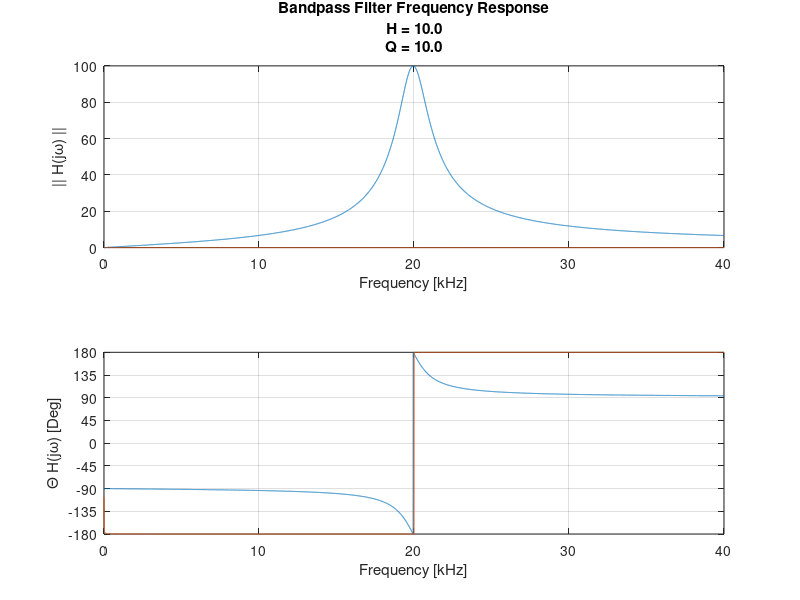

MATLAB code to generate this figure:
% Author: Joshua Simmons
%
% Date: October 22, 2015
%
% Desciption: Selects the R and C values for a Multiple Feedback BPF.

clear all;
close all;
clc;

%%%%%%%%%%%%%%%%%%%%%%%%%%%%%%%%%%%%%%%%%%%%%%%%%
%%%%%%%%%%%%%%%%%% USER INPUT %%%%%%%%%%%%%%%%%%%
%%%%%%%%%%%%%%%%%%%%%%%%%%%%%%%%%%%%%%%%%%%%%%%%%

fMid = 20E+3;% Mid frequency

% NOTE: The circuit gain at fMid is H*Q
H = 10;% Partial gain at the mid frequency
Q = 10;% Quality factor

C3 = 8E-6;% You must pick C3. You will need to change it to get the
           % frequency response you like.

%%%%%%%%%%%%%%%%%%%%%%%%%%%%%%%%%%%%%%%%%%%%%%%%%
%%%%%%%%% CALCULATING COMPONENT VALUES %%%%%%%%%%
%%%%%%%%%%%%%%%%%%%%%%%%%%%%%%%%%%%%%%%%%%%%%%%%%

omega = 2*pi*fMid;
zeta = 1/(2*Q);
alpha = omega*zeta;

k = omega*C3;
C4 = C3;
R1 = 1/(H*k);
R2 = 1/((2*Q-H))*k;
R5 = 2*Q/k;

%%%%%%%%%%%%%%%%%%%%%%%%%%%%%%%%%%%%%%%%%%%%%%%%%
%%%%%%%%%%%%%%% TRANSFER FUNCTIONS %%%%%%%%%%%%%%
%%%%%%%%%%%%%%%%%%%%%%%%%%%%%%%%%%%%%%%%%%%%%%%%%

f = linspace(1,2*fMid,1E+4);
s = 1i*2*pi*f;

% Multiple Feedback BPF
H_MFB_BPF = -s.*(1/(R1*C4)) ./ ...
    (s.^2+s.*(C3+C4)/(C3*C4*R5)+(1/(R5*C3*C4))*(1/R1+1/R2));

% Equivalently
H_PRO_BPF = -H*omega*s ./ (s.^2+alpha*omega.*s+omega^2);

%%%%%%%%%%%%%%%%%%%%%%%%%%%%%%%%%%%%%%%%%%%%%%%%%
%%%%%%%%%%% PLOTTING TRANSFER FUNCTION %%%%%%%%%%
%%%%%%%%%%%%%%%%%%%%%%%%%%%%%%%%%%%%%%%%%%%%%%%%%

% Plotting
figure(1);
    subplot(2,1,1);
        plot(0.001*f,abs(H_MFB_BPF));
        hold on;
        plot(0.001*f,abs(H_PRO_BPF));
        grid on;
        ylim([0,H*Q]);
        xlabel('Frequency [kHz]');
        ylabel('|| H(j\omega) ||');
        titleString = sprintf('Bandpass Filter Frequency Response\nH = %3.1f\nQ = %3.1f', H,Q);
        title(titleString);
        hold off;
	subplot(2,1,2);
        plot(0.001*f,(180/pi)*angle(H_MFB_BPF));
        hold on;
        plot(0.001*f,(180/pi)*angle(H_PRO_BPF));
        grid on;
        ylim([-180,180]);
        set(gca,'YTick',[-180,-135,-90,-45,0,45,90,135,180])
        set(gca,'YTickLabel',[-180,-135,-90,-45,0,45,90,135,180]);
        xlabel('Frequency [kHz]');
        ylabel('\Theta H(j\omega) [Deg]');
        hold off;
        